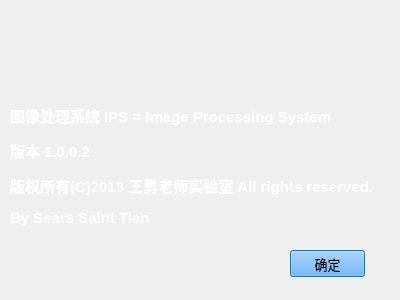
<?xml version="1.0" encoding="UTF-8"?>
<ui version="4.0">
 <class>AboutDialog</class>
 <widget class="QDialog" name="AboutDialog">
  <property name="geometry">
   <rect>
    <x>0</x>
    <y>0</y>
    <width>400</width>
    <height>300</height>
   </rect>
  </property>
  <property name="minimumSize">
   <size>
    <width>400</width>
    <height>300</height>
   </size>
  </property>
  <property name="maximumSize">
   <size>
    <width>400</width>
    <height>300</height>
   </size>
  </property>
  <property name="font">
   <font>
    <family>Microsoft YaHei UI</family>
    <pointsize>10</pointsize>
   </font>
  </property>
  <property name="windowTitle">
   <string>关于系统</string>
  </property>
  <property name="windowIcon">
   <iconset resource="resource.qrc">
    <normaloff>:/icon/images/ips.ico</normaloff>:/icon/images/ips.ico</iconset>
  </property>
  <property name="styleSheet">
   <string notr="true"/>
  </property>
  <property name="sizeGripEnabled">
   <bool>false</bool>
  </property>
  <property name="modal">
   <bool>false</bool>
  </property>
  <widget class="QLabel" name="labelInfo">
   <property name="geometry">
    <rect>
     <x>10</x>
     <y>80</y>
     <width>381</width>
     <height>171</height>
    </rect>
   </property>
   <property name="font">
    <font>
     <family>Microsoft YaHei UI</family>
     <pointsize>10</pointsize>
    </font>
   </property>
   <property name="styleSheet">
    <string notr="true"/>
   </property>
   <property name="text">
    <string>&lt;html&gt;&lt;head/&gt;&lt;body&gt;&lt;p&gt;&lt;span style=&quot; font-size:11pt; font-weight:600; color:#ffffff;&quot;&gt;图像处理系统 IPS = Image Processing System&lt;/span&gt;&lt;/p&gt;&lt;p&gt;&lt;span style=&quot; font-size:11pt; font-weight:600; color:#ffffff;&quot;&gt;版本 1.0.0.2&lt;/span&gt;&lt;/p&gt;&lt;p&gt;&lt;span style=&quot; font-size:11pt; font-weight:600; color:#ffffff;&quot;&gt;版权所有(C)2019 王勇老师实验室 All rights reserved.&lt;/span&gt;&lt;/p&gt;&lt;p&gt;&lt;span style=&quot; font-size:11pt; font-weight:600; color:#ffffff;&quot;&gt;By Sears Saint Tian&lt;/span&gt;&lt;/p&gt;&lt;/body&gt;&lt;/html&gt;</string>
   </property>
  </widget>
  <widget class="QPushButton" name="pushButtonOK">
   <property name="geometry">
    <rect>
     <x>290</x>
     <y>250</y>
     <width>75</width>
     <height>27</height>
    </rect>
   </property>
   <property name="font">
    <font>
     <family>Microsoft YaHei UI</family>
     <pointsize>10</pointsize>
    </font>
   </property>
   <property name="styleSheet">
    <string notr="true">background-color: rgb(85, 170, 255);</string>
   </property>
   <property name="text">
    <string>确定</string>
   </property>
  </widget>
  <widget class="QLabel" name="labelBack">
   <property name="geometry">
    <rect>
     <x>0</x>
     <y>-180</y>
     <width>611</width>
     <height>481</height>
    </rect>
   </property>
   <property name="styleSheet">
    <string notr="true">border-image: url(:/img/images/infomation.jpeg);</string>
   </property>
   <property name="text">
    <string/>
   </property>
  </widget>
  <widget class="QLabel" name="labelIPS">
   <property name="geometry">
    <rect>
     <x>0</x>
     <y>20</y>
     <width>151</width>
     <height>81</height>
    </rect>
   </property>
   <property name="styleSheet">
    <string notr="true">image: url(:/icon/images/ips.ico);</string>
   </property>
   <property name="text">
    <string/>
   </property>
  </widget>
  <zorder>labelBack</zorder>
  <zorder>labelInfo</zorder>
  <zorder>pushButtonOK</zorder>
  <zorder>labelIPS</zorder>
 </widget>
 <resources>
  <include location="resource.qrc"/>
 </resources>
 <connections>
  <connection>
   <sender>pushButtonOK</sender>
   <signal>clicked()</signal>
   <receiver>AboutDialog</receiver>
   <slot>close()</slot>
   <hints>
    <hint type="sourcelabel">
     <x>317</x>
     <y>250</y>
    </hint>
    <hint type="destinationlabel">
     <x>320</x>
     <y>271</y>
    </hint>
   </hints>
  </connection>
 </connections>
</ui>
